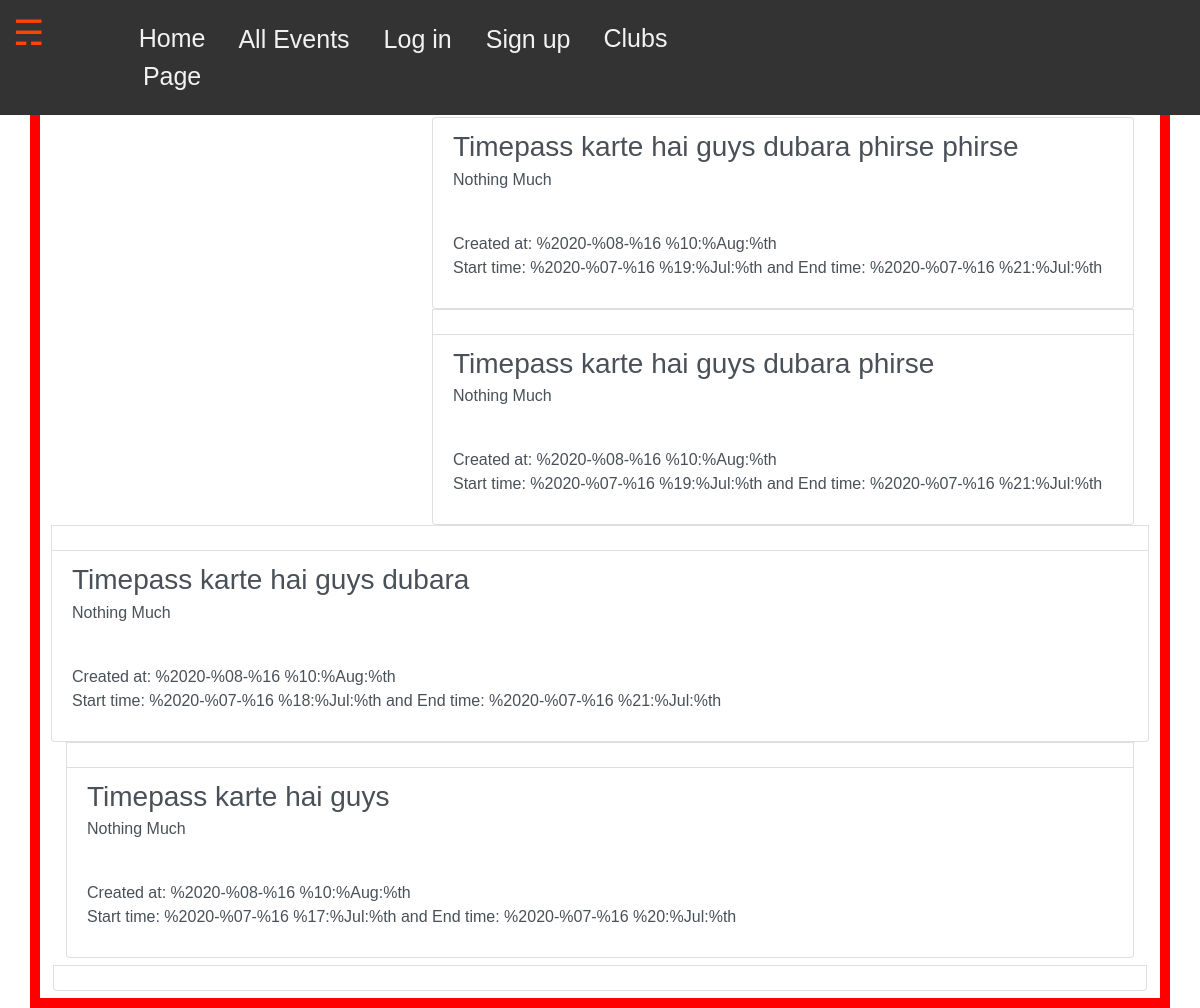
Screenshot of /events/ with the database file from the repository.
### events/models.py (models this page shows, shortened)
class Event(models.Model):
    event_name = models.CharField(max_length=255, unique=False)
    created_at = models.DateTimeField(auto_now=True)
    start_time = models.DateTimeField()
    end_time = models.DateTimeField()
    event_coordinator = models.ForeignKey(User, related_name="event_coordi", on_delete=models.CASCADE)
    description = models.TextField()
    description_html = models.TextField(editable=False)
    class Meta:
        ordering = ["-created_at"]
        unique_together = ["event_name", "event_coordinator"]

### events/views.py (the view)
# urls.py: path('', views.ListEvents.as_view(), name="all"),
class ListEvents(generic.ListView):
    model = Event

### events/templates/events/event_list.html (shortened to what this page needs)
{% extends "events/event_base.html" %}
{% block pregroup %}
<div class="col-md-4">
	<div class="content">
		<p>Welcome to the Event List Page! <br>View Events with a shared interest!</p>
	</div>
</div>
{% endblock %}
{% block group_content %}
<div class="col-md-8">
	<div class="list-group">
		{% for event in object_list %}
		<a href="{% url 'events:single' pk=event.pk %}"
		class="list-group-item list-group-item-action flex-column align-items-start">
			<h3 class="mb-1">{{ event.event_name }}</h3>
			<p class="mb-1">
                {{ event.description_html|safe }} <br>
                Created at: {{ event.created_at }} <br>
                Start time: {{ event.start_time }} and End time: {{ event.end_time }}
            </p>
			</div>
		{% endfor %}
	</div>
{% endblock %}

### events/templates/events/event_base.html (shortened to what this page needs)
{% extends "base.html" %}
{% block content %}
<div class="container">
  <div class="row">
    {% block pregroup %}{% endblock %}
    {% block group_content %}{% endblock %}
{% endblock %}

### templates/base.html (shortened to what this page needs)
<!DOCTYPE html>
{% load static  %}
<html>
    <head>
    <link rel="stylesheet" href="https://stackpath.bootstrapcdn.com/bootstrap/4.1.3/css/bootstrap.min.css"
>
    <link href="https://maxcdn.bootstrapcdn.com/font-awesome/4.7.0/css/font-awesome.min.css" rel="stylesheet">
    <link rel="stylesheet" href="{% static 'atmanirbhar_main_app/css/master.css'%}">
    </head>
    <body>
        <header class="header">
            <div class="subheader">
                <div class="container" onclick="openNav()">
                    <span style="font-size:35px">&#9780</span>
                </div>
                <div class="brand">
                    <a href="{% url 'home' %}">Home Page</a>
                </div>
                {% if user.is_authenticated %}
                    <div class='brand'> <a href="{% url 'events:all' %}" class="btn btn-simple">My Feed</a> </div>
                    <a href="{% url 'events:create' %}" class="btn btn-simple">Create Events as {{ user.username }}</a>
                    <div> <a href="{% url 'user_accounts:logout' %}" class="btn btn-simple">Log out as {{user.username}}</a> </div>
                {% else %}
                    <div class='brand'> <a href="{% url 'events:all' %}" class="btn btn-simple">All Events</a> </div>
                    <div> <a href="{% url 'user_accounts:login' %}" class="btn btn-simple">Log in</a> </div>
                    <div> <a href="{% url 'user_accounts:signup' %}" class="btn btn-simple">Sign up</a> </div>
                {% endif %}
                <div>
                    <a href="{% url 'club_accounts:all' %}">Clubs</a>
                </div>
            </div>
        </header>
        <div class="container mycontent">
            {% block content %}
            {% endblock %}
    </body>
</html>

### static/atmanirbhar_main_app/css/master.css (style rules this page uses)
.header { background-color: #333; overflow: hidden; position: fixed; display: flex; justify-content: space-between; top: 0; width: 100%; }
.brand { float: left; color: #f2f2f2; text-align: center; text-decoration: none; font-size: 25px; }
.subheader { display: flex; }
.header a { float: left; color: #f2f2f2; text-align: center; padding: 20px 16px; text-decoration: none; font-size: 25px; }
.container { padding: 7px 13px; color: white; }
body { font-family: Arial, Helvetica, sans-serif; margin: 0; }
html { box-sizing: border-box; }
.mycontent { padding-top: 100px; border: 10px solid red; }

### rows the page displays
Event: event_name "Timepass karte hai guys dubara phirse phirse", description_html "Nothing Much", created_at "%2020-%08-%16 %10:%Aug:%th", start_time "%2020-%07-%16 %19:%Jul:%th", end_time "%2020-%07-%16 %21:%Jul:%th"
Event: event_name "Timepass karte hai guys dubara phirse", description_html "Nothing Much", created_at "%2020-%08-%16 %10:%Aug:%th", start_time "%2020-%07-%16 %19:%Jul:%th", end_time "%2020-%07-%16 %21:%Jul:%th"
Event: event_name "Timepass karte hai guys dubara", description_html "Nothing Much", created_at "%2020-%08-%16 %10:%Aug:%th", start_time "%2020-%07-%16 %18:%Jul:%th", end_time "%2020-%07-%16 %21:%Jul:%th"
Event: event_name "Timepass karte hai guys", description_html "Nothing Much", created_at "%2020-%08-%16 %10:%Aug:%th", start_time "%2020-%07-%16 %17:%Jul:%th", end_time "%2020-%07-%16 %20:%Jul:%th"
